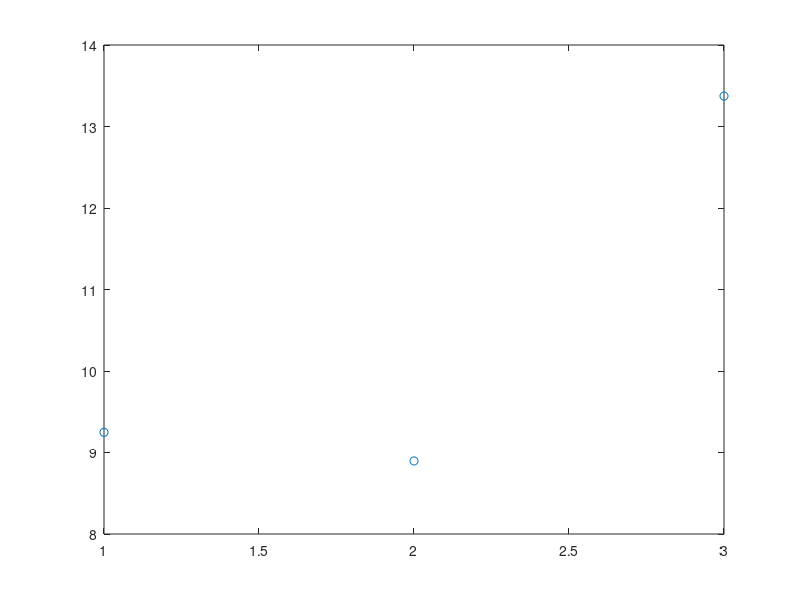

This chart was generated by the following MATLAB code: (Note: this script raises an error after producing the figure.)
clear
close all

%% regression: geometric intuition in code

% 1. create test data -- for showing the geometry, use only 3 data points
xLuminance = [1:3]'; %Arbitrary units. Column vector of IV
% what is the spike response to different luminance? linear amplification
% plus baseline and noise.
baseline = 2;
noisiness = 3;
amp = 3;
ySpikes = amp * xLuminance + baseline + randn(length(xLuminance),1).*noisiness; %Noisy integrate and fire

%% 2. Plotting this to see what is going on
% 2.1 Plot y against x
figure;
h = plot(xLuminance,ySpikes,'o'); %Put a handle on things
h.MarkerSize = 18;
h.MarkerFaceColor = 'b';
h.MarkerEdgeColor = 'k';
xlabel('Luminance')
ylabel('Spikes')
set(gca,'Fontsize',18)
xlim([0.5 3.5])

%% 2.2 Plot the entire dataset (both IVs and DVs) as vectors
figure
h1 = plot3([0, xLuminance(1)], [0, xLuminance(2)], [0, xLuminance(3)]);
h1.Color = 'b';
h1.LineWidth = 2; 
hold on
h2 = plot3([0, ySpikes(1)], [0, ySpikes(2)], [0, ySpikes(3)]);
h2.Color = 'g';
h2.LineWidth = 2;
legend('Luminance','Spikes')
xlabel('trial 1')
ylabel('trial 2')
zlabel('trial 3')
set(gca,'fontsize',18)
rotate3d on
grid on

%% 3 optimization
% 3.1 vanilla linear regression
% Now let's find the scalar, that - when multiplied with the IV vector,
% minimizes the distance to the measurements. 
% aka we look for beta_op which minimizeds ||y - beta_op * x||^2

% how to find beta_op?
beta_op = ySpikes'*xLuminance / (xLuminance'*xLuminance); %Normalized projection

% with beta_op, how to get the prediction and prediction error?
prediction = beta_op*xLuminance; %Simplest possible case
prederr = ySpikes - prediction;
prederr_op = prederr'*prederr;
% check if the error vector lies perpendicular to the X vector
if round(prederr'*xLuminance,4)==0 % do rounding strictly
    disp('yes, error is orthogonal to the X vector')
end

% Add this to the plot
h3 = plot3 ([0, prediction(1)], [0 prediction(2)], [0 prediction(3)]);
h3.LineWidth = 2;
h3.Color = 'k';
h3.LineStyle = ':';
legend('Luminance','Spikes','Prediction')

% Let's explicitly add the distance between the error
h4 = plot3([ySpikes(1), prediction(1)],[ySpikes(2), prediction(2)], [ySpikes(3), prediction(3)]);
h4.LineWidth = 2;
h4.Color = 'r';
legend('Luminance','Spikes','Prediction','Error')
axis equal

% Convince yourself: is this indeed the best beta?
numBeta = 200; %Fine resolution
testBetas = linspace(0, 10, numBeta);
sqrError = nan*ones(1,numBeta); %initialize to an improbable number (nan = not a number)
for ii = 1:numBeta %Go through all the betas
    prediction = testBetas(ii) .* xLuminance;
    %We need to now explicitly represent the distance metric
    sqrError(ii) = sum((prediction-ySpikes).^2); %Sum of squares
end

% or, non-loop version
predmat = xLuminance*testBetas;
prederrmat = predmat - ySpikes*ones(1,size(predmat,2)); % using vector of 1s to "replicate the vector"
errvec = sum(prederrmat.^2,1);
if sum(round(errvec - sqrError,5))==0
   disp('same error as in for loop')
end

% now check if the prederr_op is indeed optimal?
if min(errvec) >= prederr_op
   disp('seems like we did find a great solution')
end



%Plot that
figure
plot(testBetas,sqrError,'b','linewidth',3)
line([beta_op beta_op], [min(ylim) max(ylim)], 'color','r','linewidth',2);
xlabel('Beta')
ylabel('Error metric')
set(gca,'fontsize',18)
set(gcf,'color','w')

%% 3.2 is this a good model? -- let's add intercept.
% Now we are doing multiple regression!

% So the regression model is Y = beta0 * 1 + beta1*X
% how to write the regression for the problem now?

% Since we generated the data, we know this is close to ground truth.
% baseline and amp parameters should be recovered!
XX = [ones(size(xLuminance)),xLuminance];
[U,S,V] = svd(XX);
disp(diag(S))

% In theory, we wanna minimize err=|Y-X*b|=|U'Y-SV'b|=|Y_star -
% S*b_star|=|Y_star-b_starstar|
% What is the dimensionality for Y_star and b_sstarr?
Y_star = U'*ySpikes;
b_ss = [Y_star(1:length(diag(S)));0];
b_star = b_ss(1:length(diag(S)))./diag(S);
b = V*b_star;
% compare to the original parameters we used to create the spike data...
if sum(round(b - [baseline;amp]))==0
    disp('parameter recovered successfully')
end
disp(b - [baseline;amp]) % why are they not the same sometimes?
% compare the fitting
figure;
plot(xLuminance,XX*b,'b-')
hold on
plot(xLuminance,XX*[baseline;amp],'r-')
legend('fit','ground truth')
hold on
plot(xLuminance,ySpikes,'o','MarkerFaceColor','b') % add raw data

%% 4. go to bigger dataset?
% 4.1 do the fit using the same method; compare with matlab
% let's first write what we have into a function called "lin_reg". 
ndata = 1000;
xLuminance2 = rand(1000,1)*5; % x range in 0 to 5
ySpikes2 = amp * xLuminance2 + baseline + randn(length(xLuminance2),1).*noisiness; %Noisy integrate and fire

% now, get the regressed parameters.
XX2 = [ones(size(xLuminance2)) xLuminance2];
b2 = lin_reg(XX2,ySpikes2);
sqrErrsum = sum((ySpikes2 - XX2*b2).^2);
sprintf('Error = %d',sqrErrsum)
disp (b2 - [baseline;amp])
figure
plot(xLuminance2,XX2*b2,'b-')
hold on
plot(xLuminance2,XX2*[baseline;amp],'r-')
legend('fit','ground truth')
hold on
plot(xLuminance2,ySpikes2,'.') % add raw data

% check with matlab's own function
mdl = fitlm(xLuminance2,ySpikes2);

%% 4.2 landscape of error
% first, create a meshgrid of beta values on the two dimensions
ngrid = 50;
beta0 = linspace(0,5,ngrid);
beta1 = linspace(0,5,ngrid);
% now compute the errors
allerr = nan*ones(ngrid);
for k0 = 1:ngrid
    for k1 = 1:ngrid
        bb = [beta0(k0);beta1(k1)];
        allerr(k0,k1) = sum((XX2*bb-ySpikes2).^2);
    end
end
% check the minimum error should be included
disp([min(allerr(:)),sqrErrsum])
% plot the contour!
figure;
[betaX,betaY] = meshgrid(beta0,beta1);
contour3(betaX,betaY,allerr')
xlabel('beta0')
ylabel('beta1')
zlabel('squared error')
rotate3d on

%{ 
% plot on 2d plane as Mike did on the blackboard
figure;
[betaX,betaY] = meshgrid(beta0,beta1);
contour(betaX,betaY,allerr') % you may also try "contourf"
xlabel('beta0')
ylabel('beta1')
zlabel('squared error')
%}

% plot in the starstar space?
[U,S,V] = svd(XX2);
bss_op = S*V'*b2;
disp(bss_op(1:2))
% sample the values around optimal(aka the center of circle)
samprange = max(abs(bss_op));
bss0 = linspace(-samprange,samprange,ngrid)+bss_op(1); 
bss1 = linspace(-samprange,samprange,ngrid)+bss_op(2);
% now compute the errors
allerr_st = nan*ones(ngrid);
for k0 = 1:ngrid
    for k1 = 1:ngrid
        bb = [bss0(k0);bss1(k1);zeros(length(ySpikes2)-2,1)];
        allerr_st(k0,k1) = sum((bb-U'*ySpikes2).^2);
    end
end
figure;
[betaX,betaY] = meshgrid(bss0,bss1);
contour3(betaX,betaY,allerr_st')
xlabel('beta0_ss')
ylabel('beta1_ss')
zlabel('squared error')
rotate3d on


%% 5. constrained regression, visualized
% let's say we add the constraint that ||beta||=2, meaning it's on a circle
% plot this constraint in both original and starstar space

% what should the constraint look like? 
betamat = [2*cos(linspace(0,2*pi));2*sin(linspace(0,2*pi))];

% what about the constraint in the beta^starstar space?
bssmat = S*V'*betamat;

% let's plot everything together! 
figure;
subplot 211
plot(betamat(1,:),betamat(2,:),'r--','LineWidth',3)
hold on
[betaX,betaY] = meshgrid(beta0,beta1);
ncontour=70; % make the contour denser
contour(betaX,betaY,allerr',ncontour)
xlabel('beta0')
ylabel('beta1')
axis equal

subplot 212
plot(bssmat(1,:),bssmat(2,:),'r--','LineWidth',3)
hold on
[betaX,betaY] = meshgrid(bss0,bss1);
contour(betaX,betaY,allerr_st',ncontour)
xlabel('beta0_ss')
ylabel('beta1_ss')
axis equal

% Bonus question: actually find the solution!

%% B. total least squared regression
% create fake data
Neuron1 = randn(10,1); 
Neuron2 = randn(10,1);
Neuron3 =(Neuron1 + Neuron2)./2; %correlated data

% 1. what's the conceptual difference with the linear regression we just did?
% linear regression: from Neuron1, try to predict the response of Neuron3
figure;
plot(Neuron1,Neuron3,'o')
hold on
beta_op = Neuron3'*Neuron1 / (Neuron1'*Neuron1); %Normalized projection
plot(Neuron1,beta_op*Neuron1,'b-')
hold on
% plot the error
line([Neuron1,Neuron1]',[beta_op*Neuron1,Neuron3]','Color','r')
hold on

% Total least square regression -- see the board
% When we say minimizing ||Du||...what is D, what is u now?
D = [Neuron1,Neuron3];
uvec = [beta_op;-1];
uvec = uvec/sqrt(uvec'*uvec);
line([0,uvec(1)],[0,uvec(2)],'Color','g','Marker','>')
hold on
% plot the error of total least sqr 
proj = D*uvec;
projvec = proj*uvec';
line([Neuron1,Neuron1-projvec(:,1)]',[Neuron3,Neuron3-projvec(:,2)]','Color','g')
axis equal
% what's the total err ||Du||^2?
totalerr = proj'*proj;

% Caution: this is NOT the optimal u! 

% 2. Find minimum total least squared error
[U,S,V] = svd(D);
disp(S)
uvec_min = V(:,2);
totalerr_min = (D*uvec_min)'*(D*uvec_min);
if totalerr<totalerr_min % just a sanity check
    fprintf('wow sth is wrong...minimum err %.3f is not smaller than %.3f',totalerr_min,totalerr)
end
% plot the regression line
regbeta = -uvec_min(1)/uvec_min(2);
figure;
line([-2,2],[-regbeta,regbeta],'Color',[.8,0,.8])
hold on
%plot(Neuron1,Neuron3,'s')
%hold on
% Note we can re-center the data so that the line goes through the center
plot(Neuron1-mean(Neuron1),Neuron3-mean(Neuron3),'o')

% What if we want maximum total squared error instead?
uvec_max = V(:,1);
totalerr_max = (D*uvec_max)'*(D*uvec_max);
if totalerr>totalerr_max % just a sanity check
    fprintf('wow sth is wrong...maximum err %.3f is not bigger than %.3f',totalerr_max,totalerr)
end

%% C. PCA for dimension reduction
% 1. Generate a bunch of neurons that are the linear combination of neuron 1&2
Neuron1 = sin((1:500)*pi/36)'; 
Neuron2 = sin((1:500)*pi/128+pi/4)';
Ntot = 50;
combfac = rand(2,Ntot);
combfac(1,:) = 10*combfac(1,:);
allNeurons = [Neuron1,Neuron2]*combfac; %check the size!

%% 2. Do SVD on this dataset
[U,S,V] = svd(allNeurons);
% What do you expect to see in S?

% let's go check what's in S!
diag(S)

% therefore, the first two rows of V are the directions of biggest total
% square error.
% Let's project the data onto the first three V components and see what we
% get.
figure
plot3(allNeurons*V(:,1),allNeurons*V(:,2),allNeurons*V(:,3),'o')
rotate3d on
xlabel('proj 1')
ylabel('proj 2')
zlabel('proj 3')
zlim([-10,10])

% these components correspond to the actual source signals
figure
subplot 211
plot(Neuron1)
hold on
plot(-allNeurons*V(:,1)/50) % scale it a bit
subplot 212
plot(Neuron2)
hold on
plot(allNeurons*V(:,2))

%% 3. PCA on the variance matrix of the data (check equivalence with SVD)
NeuronsCen = allNeurons - mean(allNeurons);
VarMat = NeuronsCen'*NeuronsCen;
[Vmat, lambdamat] = eig(VarMat);
eigvs = flipud(diag(lambdamat)); % use flip to put big eigen-values at the beginning
% check the eigen values are equal to what we got from SVD
svals = diag(S);
round(sqrt(eigvs(1:2))- svals(1:2))
% check the principle components are equal
figure;
subplot 121
plot(Vmat(:,length(Vmat)),V(:,1),'+')
xlabel('pc1')
ylabel('V1')
axis square
subplot 122
plot(Vmat(:,length(Vmat)-1),V(:,2),'+')
xlabel('pc2')
ylabel('V2')
axis square

%% 4. design your data...ball, pancake or baguette?
ndata = 500;
% ball: all three components unrelated
row1 = rand(1,ndata);
row2 = rand(1,ndata);
row3 = rand(1,ndata);
datatb = [row1;row2;row3]';
datatb_cen = datatb - mean(datatb(:));
figure;
subplot 121
plot3(row1,row2,row3,'.')
subplot 122
eigvals = eig(datatb_cen'*datatb_cen);
bar(eigvals)

% pancake: one components flat
row1 = rand(1,ndata);
row2 = rand(1,ndata);
row3 = rand(1,ndata)*0.1;
%row3 = rand(1,ndata)*0.1;
datatb = [row1;row2;row3]';
datatb_cen = datatb - mean(datatb(:));
figure;
subplot 121
plot3(row1,row2,row3,'.')
zlim([0,1])
subplot 122
eigvals = eig(datatb_cen'*datatb_cen);
bar(eigvals)


% baguette: components on 1 line
row1 = rand(1,ndata);
row2 = row1*.1;
row3 = rand(1,ndata)*0.1;
datatb = [row1;row2;row3]';
datatb_cen = datatb - mean(datatb(:));
figure;
subplot 121
plot3(row1,row2,row3,'.')
zlim([0,1])
subplot 122
eigvals = eig(datatb_cen'*datatb_cen);
bar(eigvals)


%% 5. let's grab some real data...
grdD = table2array(readtable('gradeshw1.csv'));

% each row is a student, each column is a question
% question: are the scores of some questions highly correlated?
table_cen = grdD - mean(grdD);
[Vmat, lambdamat] = eig(table_cen'*table_cen);
figure;
bar(sqrt(diag(lambdamat))) % one component is pretty big! 
% we could project everyone's grad onto this vector...

% let's see the corresponding projection weights of the first 2 components
figure;
subplot 211
stem(Vmat(end,:))
subplot 212
stem(Vmat(end-1,:))
% seems like question 5 and 6 have biggest variance while question 1 & 2
% doesn't vary that much.

% WARNING for PCA: if different dimensions are not of same magnitude, the
% small magnitude dims will always be neglected!
% to save this, normalize every dimension before pca.
table_norm = grdD - repmat(mean(grdD,1),length(grdD),1);
table_norm = table_norm ./ repmat(std(grdD,1),length(grdD),1);
[Vmat, lambdamat] = eig(table_norm'*table_norm);
figure;
bar(sqrt(diag(lambdamat))) 
% let's see the corresponding projection weights of the first 2 components
% again
figure;
subplot 211
stem(Vmat(end,:))
subplot 212
stem(Vmat(end-1,:))
% question 1 & 2 get more weights now.
% so conclusion: all questions are important!!

